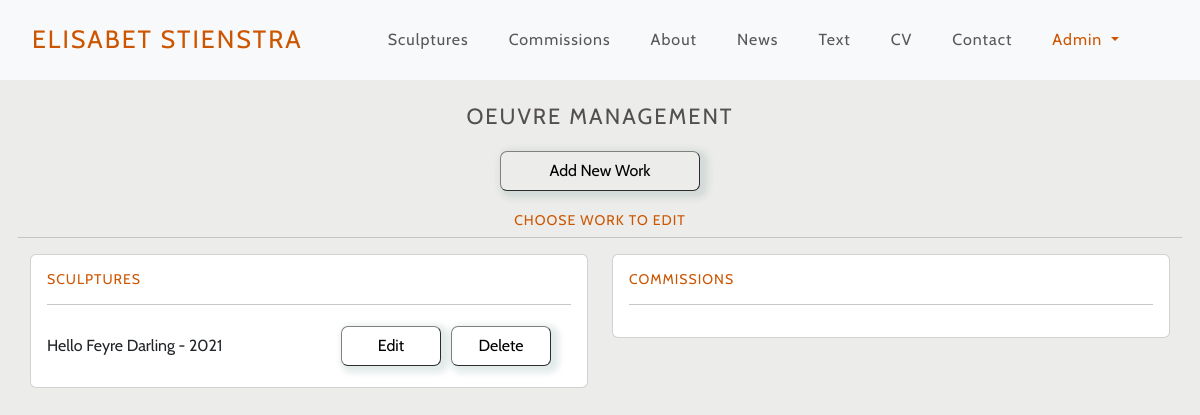
Page /oeuvre/oeuvre_management/ (signed in) on the earlier database version.
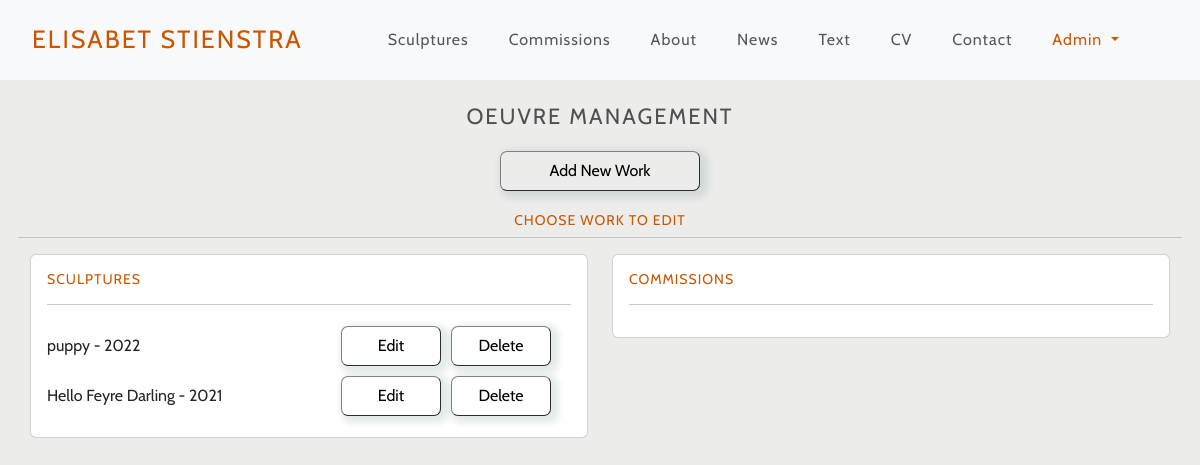
Same page on the later database version.
### oeuvre/models.py (models this page shows, shortened)
class Category(models.Model):
    class Meta:
        verbose_name_plural = 'Categories'
    name = models.CharField(max_length=60)
    friendly_name = models.CharField(max_length=60, null=True, blank=True)

class Work(models.Model):
    category = models.ForeignKey(
        'Category', null=True, blank=True,
        on_delete=models.SET_NULL, related_name='category')
    title = models.CharField(max_length=254)
    date = models.DateField()
    size = models.CharField(max_length=100)
    materials = models.CharField(max_length=254)
    description = RichTextField(null=True, blank=True)
    hide = models.BooleanField(default=False)
    courtesy_of_gallery = models.BooleanField(default=False)
    order = models.IntegerField(null=True, blank=True)
    class Meta:
        ordering = ('order', '-date', )

### oeuvre/views.py (the view)
# urls.py: path('oeuvre_management/', views.oeuvre_management, name='oeuvre_management'),
@login_required
def oeuvre_management(request):
    if not request.user.is_superuser:
        sweetify.toast(request, 'Only an Admin can access this page', icon="error", timer=2000,
                            timerProgressBar=True)
        return redirect(reverse('home'))
    items = Work.objects.all()
    category =  Category.objects.all()
    context = {
        'category': category,
        'items': items,
    }
    return render(request, "oeuvre/oeuvre_management.html", context)

### oeuvre/templates/oeuvre/oeuvre_management.html
{% extends "base.html" %}
{% load static %}
{% block content %}
<div class="container g-lg-0">
<h1 class="pt-4 pb-2">Oeuvre Management</h1>
<section class="text-center">
    <a href="{% url 'add_work' %}"><button class="button-xl">Add New Work</button></a>
</section>
<section>
    <div class="row">
        <h2 class="pt-3">Choose work to edit</h2>
        <hr>
        {% for c in category %}
        <div class="col-12 col-lg-6">
        <div class="card">
            <div class="card-body">
            <h3>{{ c.friendly_name }}</h3>
            <hr>
            {% for work in items %}
            {% if work.category == c %}
            <div class="row {% if work.hide %} hidden {% endif %}">
                <div class="col-6 m-auto">
                    <a href="{% url 'edit_work' work.id %}"><p>{{ work.title }} - {{ work.date |date:"Y" }}</p></a>
                </div>
                <div class="col text-center">
                    <a href="{% url 'edit_work' work.id %}"><button>Edit</button></a><a data-bs-toggle="modal" data-bs-target="#modal-delete" data-bs-link="{% url 'delete_work' work.id %}"><button>Delete</button></a>
                </div>
            </div>
            {% endif %}
            {% endfor %}
        </div>
    </div>
</div>
{% endfor %}
    </div>
</section>
</div>
{% endblock %}

Differences in the rows shown:
added Work: title "puppy", date "2022", shown under Category "SCULPTURES"
